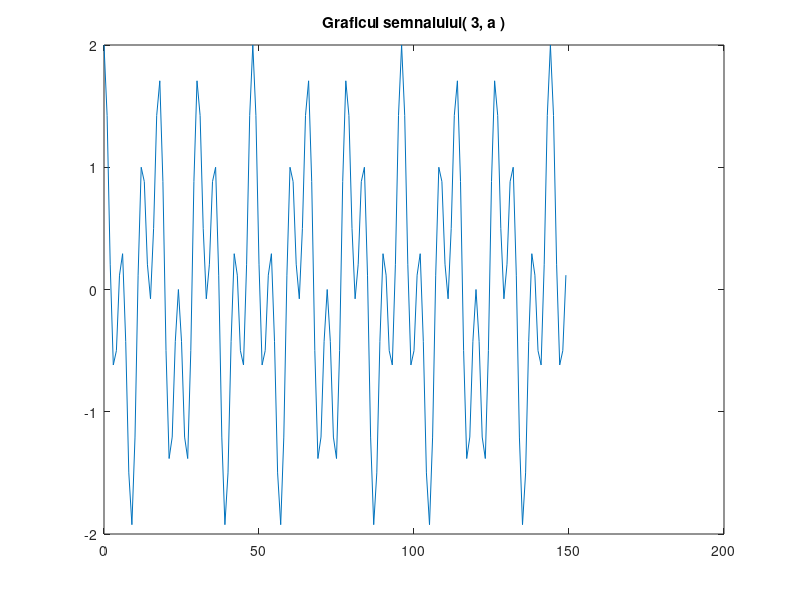

MATLAB code for this plot:
clc ;
close all ;
clear all ; 

N = 150 ;
n = 0 : N - 1 ;

omega1 = pi / 8 ;
omega2 = pi / 3 ;

x = cos( omega1 * n ) + cos( omega2 * n  ) ;

figure;
plot( n, x ) ;
title('Graficul semnalului( 3, a )' ) ;

% T = 50
% k = 3